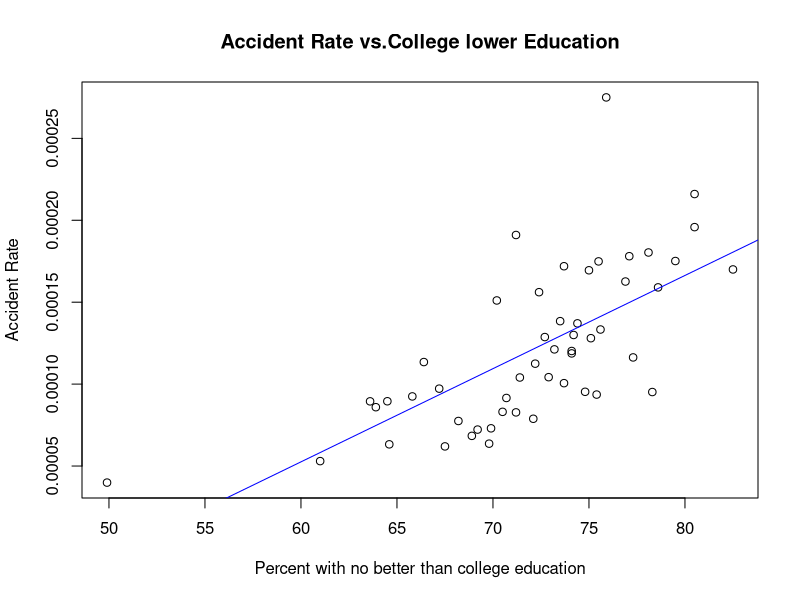

This chart was generated by the following R code:
Attributes<-read.table("Census 2010 DP1 DP2 and DP3 - Extracted Attributes.csv", header=T, sep=',')
fatality<-read.table("FatalititesDatasetByYear.csv", header=T, sep=',')
F10 <- fatality[, c(1,12)]
data10<-merge(F10, Attributes, by="State")
rate<-data10$Y2010/data10$Total.population
plot(data10$Percent.with.no.bachelor.degree.or.higher,rate, xlab= "Percent with no better than college education", ylab= "Accident Rate", main="Accident Rate vs.College lower Education")
model<-lm(rate~data10$Percent.with.no.bachelor.degree.or.higher)
abline(model, col="blue")
summary(model)
